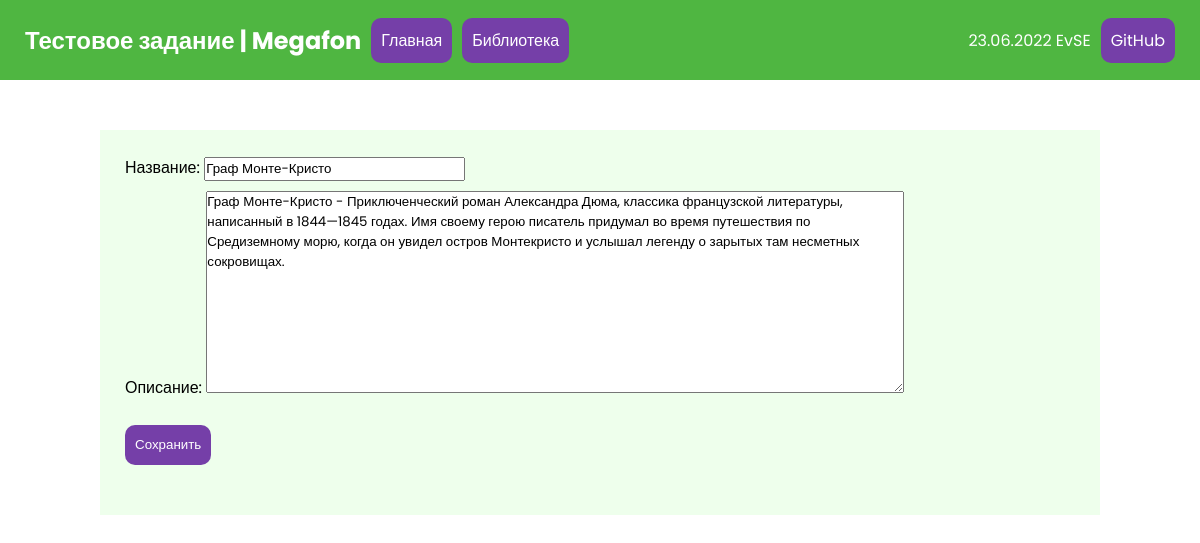
Screenshot of /library/editbook/9/ with the database file from the repository.
### eleclibrary/models.py (models this page shows, shortened)
class Books(models.Model):
    title = models.CharField(max_length=100, unique=True, verbose_name='Название')
    desc = models.TextField(blank=True, verbose_name='Описание')
    created_at = models.DateTimeField(auto_now_add=True, verbose_name='Создана')
    updated_at = models.DateTimeField(auto_now=True, verbose_name='Обновлена')
    class Meta:
        verbose_name = 'Книга'
        verbose_name_plural = 'Книги'
        ordering = ['title']

### eleclibrary/views.py (the view)
# urls.py: path('editbook/<int:book_id>/', views.editbook, name='editbook'),
def editbook(request, book_id):
    book = Books.objects.get(id=book_id)
    form = BookForm(instance=book)
    if request.method == "POST":
        form = BookForm(request.POST, instance=book)
        if form.is_valid():
            book = form.save(commit=False)
            book.save()
            return redirect('index')
    return render(request, 'eleclibrary/editbook.html', {
        'form': form,
        'book': book
    })

### eleclibrary/forms.py
class BookForm(forms.ModelForm):
    class Meta:
        model = Books
        fields = ['title', 'desc']
        widgets = {
            'title': forms.TextInput(attrs={'class': 'form-row'}),
            'desc': forms.Textarea(attrs={'cols': 60, 'rows': 10})
        }

### eleclibrary/templates/eleclibrary/editbook.html (shortened to what this page needs)
{% extends 'eleclibrary/base.html' %}
{% block section %}
        <section class='content-info libr'>
            <section class='content-info-item'>
                <form action="{% url 'editbook' book.id %}" method="post" class='content-form'>
                    {{ form.as_p }}
                    <button type="submit" class='big-btn mgt'>Сохранить</button>
                </form>
            </section>
        </section>
{% endblock %}

### eleclibrary/static/eleclibrary/css/styles.css (style rules this page uses)
* { font-family: 'Poppins', sans-serif; margin: 0; padding: 0; box-sizing: border-box; }
body, h1, h2, h3, h4, p, li, figure, figcaption, blockquote, dl, dd { margin: 0; }
body { display: flex; flex-direction: column; min-height: 100vh; }
.content-info { display: flex; flex-direction: column; }
.libr { flex-direction: row; justify-content: space-around; }
.content-info-item { background-color: rgb(238, 255, 236); display: flex; flex-direction: column; width: 1000px; padding: 25px; }
.big-btn { background-color: rgb(117, 63, 168); color: white; border-radius: 10px; padding: 10px; margin-bottom: 25px; border: none; }
.mgt { margin-top: 25px; }
.form-row { margin-bottom: 10px; }

### rows the page displays
Books: title "Граф Монте-Кристо", desc "Граф Монте-Кристо - Приключенческий роман Александра Дюма, классика французской литературы, написанный в 1844—1845 годах. Имя своему герою писатель придумал во время путешествия по Средиземному морю, когда он увидел остров Монтекристо и услышал легенду о зарытых там несметных сокровищах."
